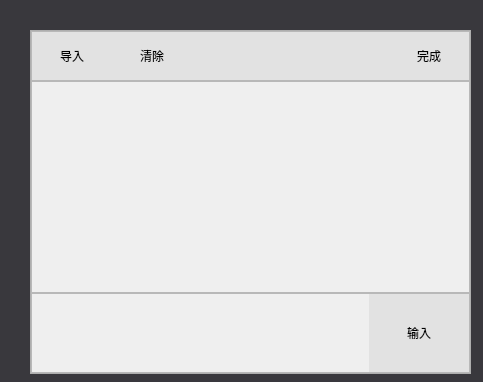
<?xml version="1.0" encoding="UTF-8"?>
<ui version="4.0">
 <class>GcodeForm</class>
 <widget class="QWidget" name="GcodeForm">
  <property name="geometry">
   <rect>
    <x>0</x>
    <y>0</y>
    <width>483</width>
    <height>382</height>
   </rect>
  </property>
  <property name="windowTitle">
   <string>Form</string>
  </property>
  <property name="styleSheet">
   <string notr="true">QWidget#GcodeForm{
	

	background-color: rgb(57, 56, 61);
}
QFrame#frame{
	background-color: rgb(226, 226, 226);
	
}
QFrame#frameText{
	
	background-color: rgb(239, 239, 239);
}
QFrame#frame QPushButton{
	border:none;
	background-color: rgb(226, 226, 226);
}
QFrame#frame QPushButton:hover{
	border:none;
	background-color: rgb(210, 210, 210);
}
QPushButton:pressed{
	border:none;
	background-color: rgb(210, 210, 210);
}
QLineEdit{
	border:none;
	
	background-color: rgb(239, 239, 239);
}
QTextBrowser{
	border:none;
	background-color: rgb(239, 239, 239);
}
</string>
  </property>
  <widget class="QFrame" name="frame">
   <property name="geometry">
    <rect>
     <x>30</x>
     <y>30</y>
     <width>441</width>
     <height>344</height>
    </rect>
   </property>
   <property name="frameShape">
    <enum>QFrame::StyledPanel</enum>
   </property>
   <property name="frameShadow">
    <enum>QFrame::Raised</enum>
   </property>
   <layout class="QVBoxLayout" name="verticalLayout">
    <property name="spacing">
     <number>0</number>
    </property>
    <property name="leftMargin">
     <number>0</number>
    </property>
    <property name="topMargin">
     <number>0</number>
    </property>
    <property name="rightMargin">
     <number>0</number>
    </property>
    <property name="bottomMargin">
     <number>0</number>
    </property>
    <item>
     <widget class="QFrame" name="frameTool">
      <property name="sizePolicy">
       <sizepolicy hsizetype="Preferred" vsizetype="Expanding">
        <horstretch>0</horstretch>
        <verstretch>0</verstretch>
       </sizepolicy>
      </property>
      <property name="minimumSize">
       <size>
        <width>0</width>
        <height>50</height>
       </size>
      </property>
      <property name="maximumSize">
       <size>
        <width>16777215</width>
        <height>50</height>
       </size>
      </property>
      <property name="frameShape">
       <enum>QFrame::StyledPanel</enum>
      </property>
      <property name="frameShadow">
       <enum>QFrame::Raised</enum>
      </property>
      <layout class="QHBoxLayout" name="horizontalLayout_2">
       <property name="spacing">
        <number>0</number>
       </property>
       <property name="leftMargin">
        <number>0</number>
       </property>
       <property name="topMargin">
        <number>0</number>
       </property>
       <property name="rightMargin">
        <number>0</number>
       </property>
       <property name="bottomMargin">
        <number>0</number>
       </property>
       <item>
        <widget class="QPushButton" name="btnLoad">
         <property name="sizePolicy">
          <sizepolicy hsizetype="Minimum" vsizetype="Expanding">
           <horstretch>0</horstretch>
           <verstretch>0</verstretch>
          </sizepolicy>
         </property>
         <property name="minimumSize">
          <size>
           <width>80</width>
           <height>0</height>
          </size>
         </property>
         <property name="text">
          <string>导入</string>
         </property>
         <property name="icon">
          <iconset resource="../icon.qrc">
           <normaloff>:/Source/icon/gcode_load.png</normaloff>:/Source/icon/gcode_load.png</iconset>
         </property>
        </widget>
       </item>
       <item>
        <widget class="QPushButton" name="btnClear">
         <property name="sizePolicy">
          <sizepolicy hsizetype="Minimum" vsizetype="Expanding">
           <horstretch>0</horstretch>
           <verstretch>0</verstretch>
          </sizepolicy>
         </property>
         <property name="minimumSize">
          <size>
           <width>80</width>
           <height>0</height>
          </size>
         </property>
         <property name="text">
          <string>清除</string>
         </property>
         <property name="icon">
          <iconset resource="../icon.qrc">
           <normaloff>:/Source/icon/gcode_clear.png</normaloff>:/Source/icon/gcode_clear.png</iconset>
         </property>
        </widget>
       </item>
       <item>
        <spacer name="horizontalSpacer">
         <property name="orientation">
          <enum>Qt::Horizontal</enum>
         </property>
         <property name="sizeHint" stdset="0">
          <size>
           <width>194</width>
           <height>20</height>
          </size>
         </property>
        </spacer>
       </item>
       <item>
        <widget class="QPushButton" name="btnFinish">
         <property name="sizePolicy">
          <sizepolicy hsizetype="Minimum" vsizetype="Expanding">
           <horstretch>0</horstretch>
           <verstretch>0</verstretch>
          </sizepolicy>
         </property>
         <property name="minimumSize">
          <size>
           <width>80</width>
           <height>0</height>
          </size>
         </property>
         <property name="text">
          <string>完成</string>
         </property>
         <property name="icon">
          <iconset resource="../icon.qrc">
           <normaloff>:/Source/icon/gcode_finish.png</normaloff>:/Source/icon/gcode_finish.png</iconset>
         </property>
        </widget>
       </item>
      </layout>
     </widget>
    </item>
    <item>
     <widget class="QFrame" name="frameText">
      <property name="frameShape">
       <enum>QFrame::StyledPanel</enum>
      </property>
      <property name="frameShadow">
       <enum>QFrame::Raised</enum>
      </property>
      <layout class="QVBoxLayout" name="verticalLayout_2">
       <property name="spacing">
        <number>0</number>
       </property>
       <property name="leftMargin">
        <number>0</number>
       </property>
       <property name="topMargin">
        <number>0</number>
       </property>
       <property name="rightMargin">
        <number>0</number>
       </property>
       <property name="bottomMargin">
        <number>0</number>
       </property>
       <item>
        <widget class="QTextBrowser" name="textBrowser"/>
       </item>
      </layout>
     </widget>
    </item>
    <item>
     <widget class="QFrame" name="frameOK">
      <property name="sizePolicy">
       <sizepolicy hsizetype="Preferred" vsizetype="Expanding">
        <horstretch>0</horstretch>
        <verstretch>0</verstretch>
       </sizepolicy>
      </property>
      <property name="minimumSize">
       <size>
        <width>0</width>
        <height>80</height>
       </size>
      </property>
      <property name="maximumSize">
       <size>
        <width>16777215</width>
        <height>80</height>
       </size>
      </property>
      <property name="frameShape">
       <enum>QFrame::StyledPanel</enum>
      </property>
      <property name="frameShadow">
       <enum>QFrame::Raised</enum>
      </property>
      <layout class="QHBoxLayout" name="horizontalLayout">
       <property name="spacing">
        <number>0</number>
       </property>
       <property name="leftMargin">
        <number>0</number>
       </property>
       <property name="topMargin">
        <number>0</number>
       </property>
       <property name="rightMargin">
        <number>0</number>
       </property>
       <property name="bottomMargin">
        <number>0</number>
       </property>
       <item>
        <widget class="QLineEdit" name="lineEdit">
         <property name="sizePolicy">
          <sizepolicy hsizetype="Expanding" vsizetype="Expanding">
           <horstretch>0</horstretch>
           <verstretch>0</verstretch>
          </sizepolicy>
         </property>
        </widget>
       </item>
       <item>
        <widget class="QPushButton" name="btnInput">
         <property name="sizePolicy">
          <sizepolicy hsizetype="Minimum" vsizetype="Expanding">
           <horstretch>0</horstretch>
           <verstretch>0</verstretch>
          </sizepolicy>
         </property>
         <property name="minimumSize">
          <size>
           <width>100</width>
           <height>0</height>
          </size>
         </property>
         <property name="text">
          <string>输入</string>
         </property>
         <property name="icon">
          <iconset resource="../icon.qrc">
           <normaloff>:/Source/icon/gcode_ok.png</normaloff>:/Source/icon/gcode_ok.png</iconset>
         </property>
        </widget>
       </item>
      </layout>
     </widget>
    </item>
   </layout>
  </widget>
 </widget>
 <resources>
  <include location="../icon.qrc"/>
 </resources>
 <connections/>
</ui>
